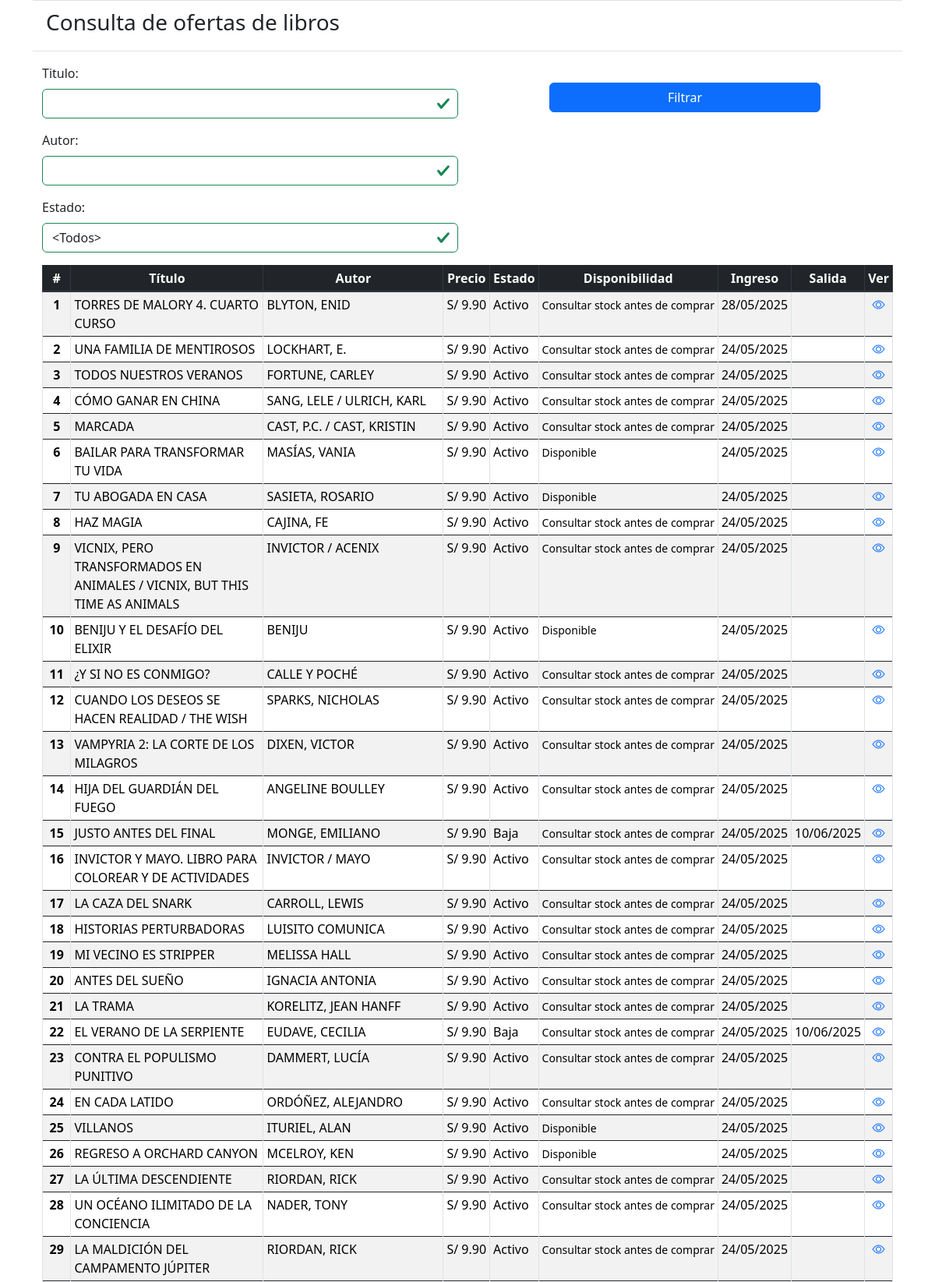
Page /reporte_ofertas/ (upper part) on the committed database.
### Ofertas/models.py (models this page shows, shortened)
class Oferta(models.Model):
    titulo = models.CharField(max_length=200, null=True, blank=True, default=None)
    autor = models.CharField(max_length=100, null=True, blank=True, default=None)
    precio_en_texto = models.CharField(max_length=20, null=True, blank=True, default=None)
    fecha_ingreso = models.DateField(blank=True, null=True)
    fecha_salida = models.DateField(blank=True, null=True)
    pagina = models.IntegerField(null=True, blank=True, default=None)
    secuencia = models.IntegerField(null=True, blank=True, default=None)
    disponibilidad = models.CharField(max_length=50, null=True, blank=True, default=None)
    disponibilidad_anterior = models.CharField(max_length=50, null=True, blank=True, default=None)
    enlace = models.URLField(max_length=200, null=True, blank=True, default=None)
    estado = models.CharField(max_length=10, null=True, blank=True, default=None)
    class Meta:
        constraints = [
            models.UniqueConstraint(
                fields=["titulo", "autor"], name="unique_libro"
            )
        ]

### Ofertas/views.py (the view)
# urls.py: path('reporte_ofertas/', reporteOfertasVista, name='reporte-ofertas'),
def reporteOfertasVista(request):
    logger = logging.getLogger(__name__)
    sesionInfo = request.session["sesion_info"] if "sesion_info" in request.session else sesionInfoInicial
    logger.error("reporteOfertasVista: inicio")
    form = BuscaOfertaForm(request.GET)
    tituloBuscado = request.GET.get('titulo', None)
    autorBuscado = request.GET.get('autor', None)
    estadoBuscado = request.GET.get('estado', None)
    qsOfertas = Oferta.objects.all()
    if tituloBuscado is not None and tituloBuscado != "":
        qsOfertas = qsOfertas.filter(titulo__icontains=tituloBuscado)
    if autorBuscado is not None and autorBuscado != "":
        qsOfertas = qsOfertas.filter(autor__icontains=autorBuscado)
    if estadoBuscado is not None and estadoBuscado != "":
        qsOfertas = qsOfertas.filter(estado=estadoBuscado)
    qsOfertas = qsOfertas.order_by("-fecha_ingreso")
    listaOfertas = qsOfertas
    request.session["sesion_info"] = sesionInfo
    contexto = {
        "sesion_info": sesionInfo,
        "form": form,
        "lista_ofertas": listaOfertas}
    return render(request, 'Ofertas/reporte_ofertas.html', contexto)

### Ofertas/forms.py
class BuscaOfertaForm(forms.Form):
    titulo = forms.CharField()
    autor = forms.CharField()
    estado = forms.ChoiceField(choices = ESTADO_CHOICES)
    def __init__(self, *args, **kwargs):
        super(BuscaOfertaForm, self).__init__(*args, **kwargs)
        self.fields['titulo'].required = False
        self.fields['autor'].required = False
        self.fields['estado'].required = False
        self.fields["titulo"].widget.attrs.update({"autofocus": "autofocus"})

### Ofertas/templates/Ofertas/reporte_ofertas.html (shortened to what this page needs)
{% extends "Ofertas/layouts/base.html" %}
{% block content %}
<div class="container" id="busca">
    <div class="row">
        <div class="col-sm-6">
            <form action="/reporte_ofertas/" method="get">
                {% include 'Ofertas/layouts/bs4_form.html' with form=form %}
        </div>
        <div class="col-sm-1"></div>
        <div class="col-sm-4">
            <input class="btn btn-primary btn-block mt-4" type="submit" value="Filtrar"/>
        </div>
    </div>
        <div class="row">
            <div class="table-responsive">
                <table class="table table-striped table-bordered table-sm">
                    <thead class = "thead-dark">
                        <tr>
                            <th scope="col" style="text-align:center">#</th>
                            <th scope="col" style="text-align:center">Título</th>
                            <th scope="col" style="text-align:center">Autor</th>
                            <th scope="col" style="text-align:center">Precio</th>
                            <th scope="col" style="text-align:center">Estado</th>
                            <th scope="col" style="text-align:center">Disponibilidad</th>
                            <th scope="col" style="text-align:center">Ingreso</th>
                            <th scope="col" style="text-align:center">Salida</th>
                            <th scope="col" style="text-align:center">Ver</th>
                        </tr>
                    </thead>
                    <tbody>
                        {% for oferta in lista_ofertas %}
                        <tr>
                            <th scope = "row" style="text-align:center">{{ forloop.counter }}</th>
                            <td style="text-align:left">{{ oferta.titulo }}</td>
                            <td style="text-align:left">{{ oferta.autor }}</td>
                            <td style="text-align:center" class="formato_precio">{{ oferta.precio_en_texto }}</td>
                            <td >{{ oferta.estado }}</td>
                            <td ><small class="formato_disponibilidad">{{ oferta.disponibilidad }}</small></td>
                            <td style="text-align:center">{{ oferta.fecha_ingreso | date:'d/m/Y' }}</td>
                            <td style="text-align:center">{{ oferta.fecha_salida | date:'d/m/Y'}}</td>
                            <td style="text-align:center"><a target="_blank" href="{{ oferta.enlace }}" data-toggle="tooltip" title="Ver"><i class="bi bi-eye"></i></a></td>
                        </tr>
                        {% endfor %}
                    </tbody>
                </table>
            </div>
        </div>
</div>
{% endblock %}

### Ofertas/templates/Ofertas/layouts/base.html (style rules this page uses)
.formato_precio { white-space: nowrap; }
.formato_disponibilidad { width: 10px; white-space: nowrap; text-overflow: ellipsis; overflow: hidden; }

### rows in the picture
Oferta: titulo "TORRES DE MALORY 4. CUARTO CURSO", autor "BLYTON, ENID", precio_en_texto "S/ 9.90", estado "Activo", disponibilidad "Consultar stock antes de comprar", fecha_ingreso "28/05/2025"
Oferta: titulo "UNA FAMILIA DE MENTIROSOS", autor "LOCKHART, E.", precio_en_texto "S/ 9.90", estado "Activo", disponibilidad "Consultar stock antes de comprar", fecha_ingreso "24/05/2025"
Oferta: titulo "TODOS NUESTROS VERANOS", autor "FORTUNE, CARLEY", precio_en_texto "S/ 9.90", estado "Activo", disponibilidad "Consultar stock antes de comprar", fecha_ingreso "24/05/2025"
Oferta: titulo "CÓMO GANAR EN CHINA", autor "SANG, LELE / ULRICH, KARL", precio_en_texto "S/ 9.90", estado "Activo", disponibilidad "Consultar stock antes de comprar", fecha_ingreso "24/05/2025"
Oferta: titulo "MARCADA", autor "CAST, P.C. / CAST, KRISTIN", precio_en_texto "S/ 9.90", estado "Activo", disponibilidad "Consultar stock antes de comprar", fecha_ingreso "24/05/2025"
Oferta: titulo "BAILAR PARA TRANSFORMAR TU VIDA", autor "MASÍAS, VANIA", precio_en_texto "S/ 9.90", estado "Activo", disponibilidad "Disponible", fecha_ingreso "24/05/2025"
Oferta: titulo "TU ABOGADA EN CASA", autor "SASIETA, ROSARIO", precio_en_texto "S/ 9.90", estado "Activo", disponibilidad "Disponible", fecha_ingreso "24/05/2025"
Oferta: titulo "HAZ MAGIA", autor "CAJINA, FE", precio_en_texto "S/ 9.90", estado "Activo", disponibilidad "Consultar stock antes de comprar", fecha_ingreso "24/05/2025"
Oferta: titulo "VICNIX, PERO TRANSFORMADOS EN ANIMALES / VICNIX, BUT THIS TIME AS ANIMALS", autor "INVICTOR / ACENIX", precio_en_texto "S/ 9.90", estado "Activo", disponibilidad "Consultar stock antes de comprar", fecha_ingreso "24/05/2025"
Oferta: titulo "BENIJU Y EL DESAFÍO DEL ELIXIR", autor "BENIJU", precio_en_texto "S/ 9.90", estado "Activo", disponibilidad "Disponible", fecha_ingreso "24/05/2025"
Oferta: titulo "¿Y SI NO ES CONMIGO?", autor "CALLE Y POCHÉ", precio_en_texto "S/ 9.90", estado "Activo", disponibilidad "Consultar stock antes de comprar", fecha_ingreso "24/05/2025"
Oferta: titulo "CUANDO LOS DESEOS SE HACEN REALIDAD / THE WISH", autor "SPARKS, NICHOLAS", precio_en_texto "S/ 9.90", estado "Activo", disponibilidad "Consultar stock antes de comprar", fecha_ingreso "24/05/2025"
Oferta: titulo "VAMPYRIA 2: LA CORTE DE LOS MILAGROS", autor "DIXEN, VICTOR", precio_en_texto "S/ 9.90", estado "Activo", disponibilidad "Consultar stock antes de comprar", fecha_ingreso "24/05/2025"
Oferta: titulo "HIJA DEL GUARDIÁN DEL FUEGO", autor "ANGELINE BOULLEY", precio_en_texto "S/ 9.90", estado "Activo", disponibilidad "Consultar stock antes de comprar", fecha_ingreso "24/05/2025"
Oferta: titulo "JUSTO ANTES DEL FINAL", autor "MONGE, EMILIANO", precio_en_texto "S/ 9.90", estado "Baja", disponibilidad "Consultar stock antes de comprar", fecha_ingreso "24/05/2025", fecha_salida "10/06/2025"
Oferta: titulo "INVICTOR Y MAYO. LIBRO PARA COLOREAR Y DE ACTIVIDADES", autor "INVICTOR / MAYO", precio_en_texto "S/ 9.90", estado "Activo", disponibilidad "Consultar stock antes de comprar", fecha_ingreso "24/05/2025"
Oferta: titulo "LA CAZA DEL SNARK", autor "CARROLL, LEWIS", precio_en_texto "S/ 9.90", estado "Activo", disponibilidad "Consultar stock antes de comprar", fecha_ingreso "24/05/2025"
Oferta: titulo "HISTORIAS PERTURBADORAS", autor "LUISITO COMUNICA", precio_en_texto "S/ 9.90", estado "Activo", disponibilidad "Consultar stock antes de comprar", fecha_ingreso "24/05/2025"
Oferta: titulo "MI VECINO ES STRIPPER", autor "MELISSA HALL", precio_en_texto "S/ 9.90", estado "Activo", disponibilidad "Consultar stock antes de comprar", fecha_ingreso "24/05/2025"
Oferta: titulo "ANTES DEL SUEÑO", autor "IGNACIA ANTONIA", precio_en_texto "S/ 9.90", estado "Activo", disponibilidad "Consultar stock antes de comprar", fecha_ingreso "24/05/2025"
Oferta: titulo "LA TRAMA", autor "KORELITZ, JEAN HANFF", precio_en_texto "S/ 9.90", estado "Activo", disponibilidad "Consultar stock antes de comprar", fecha_ingreso "24/05/2025"
Oferta: titulo "EL VERANO DE LA SERPIENTE", autor "EUDAVE, CECILIA", precio_en_texto "S/ 9.90", estado "Baja", disponibilidad "Consultar stock antes de comprar", fecha_ingreso "24/05/2025", fecha_salida "10/06/2025"
Oferta: titulo "CONTRA EL POPULISMO PUNITIVO", autor "DAMMERT, LUCÍA", precio_en_texto "S/ 9.90", estado "Activo", disponibilidad "Consultar stock antes de comprar", fecha_ingreso "24/05/2025"
Oferta: titulo "EN CADA LATIDO", autor "ORDÓÑEZ, ALEJANDRO", precio_en_texto "S/ 9.90", estado "Activo", disponibilidad "Consultar stock antes de comprar", fecha_ingreso "24/05/2025"
Oferta: titulo "VILLANOS", autor "ITURIEL, ALAN", precio_en_texto "S/ 9.90", estado "Activo", disponibilidad "Disponible", fecha_ingreso "24/05/2025"
Oferta: titulo "REGRESO A ORCHARD CANYON", autor "MCELROY, KEN", precio_en_texto "S/ 9.90", estado "Activo", disponibilidad "Disponible", fecha_ingreso "24/05/2025"
Oferta: titulo "LA ÚLTIMA DESCENDIENTE", autor "RIORDAN, RICK", precio_en_texto "S/ 9.90", estado "Activo", disponibilidad "Consultar stock antes de comprar", fecha_ingreso "24/05/2025"
Oferta: titulo "UN OCÉANO ILIMITADO DE LA CONCIENCIA", autor "NADER, TONY", precio_en_texto "S/ 9.90", estado "Activo", disponibilidad "Consultar stock antes de comprar", fecha_ingreso "24/05/2025"
Oferta: titulo "LA MALDICIÓN DEL CAMPAMENTO JÚPITER", autor "RIORDAN, RICK", precio_en_texto "S/ 9.90", estado "Activo", disponibilidad "Consultar stock antes de comprar", fecha_ingreso "24/05/2025"

### other values in the picture
{{ field.label_tag }} "Titulo:" "Autor:" "Estado:"
